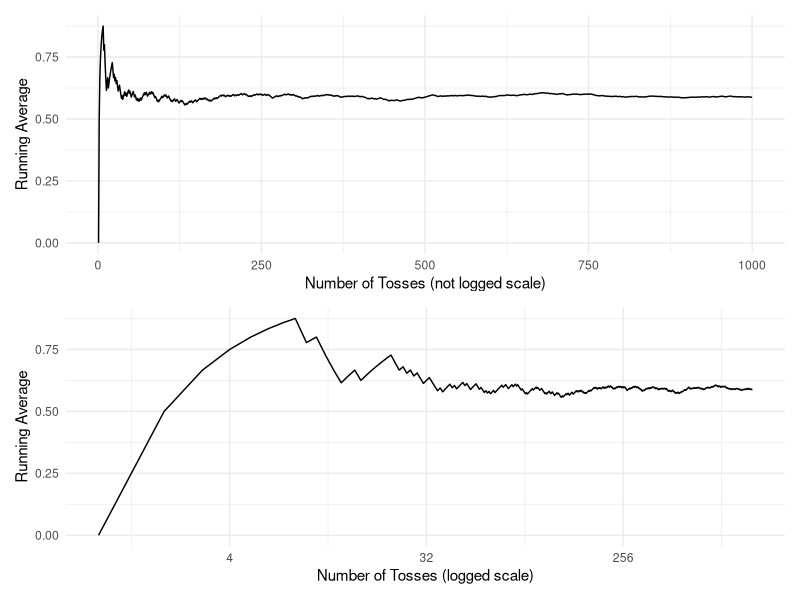
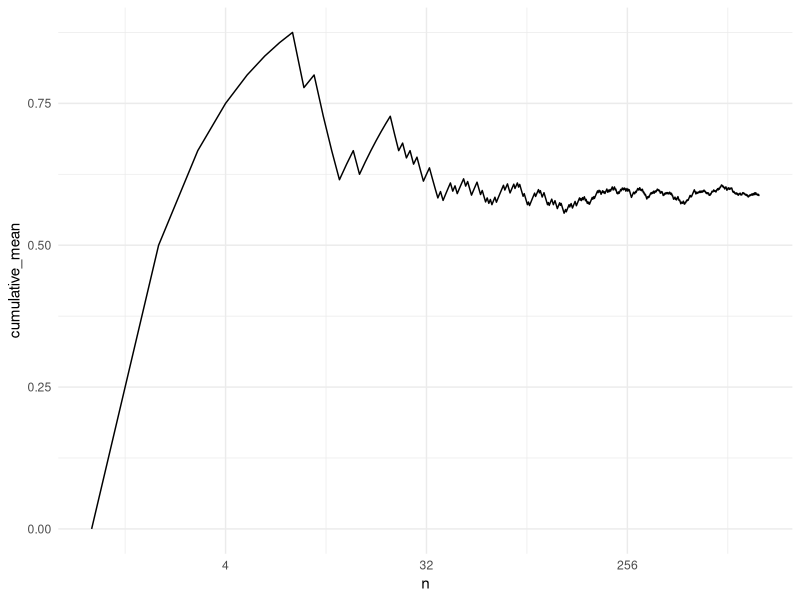
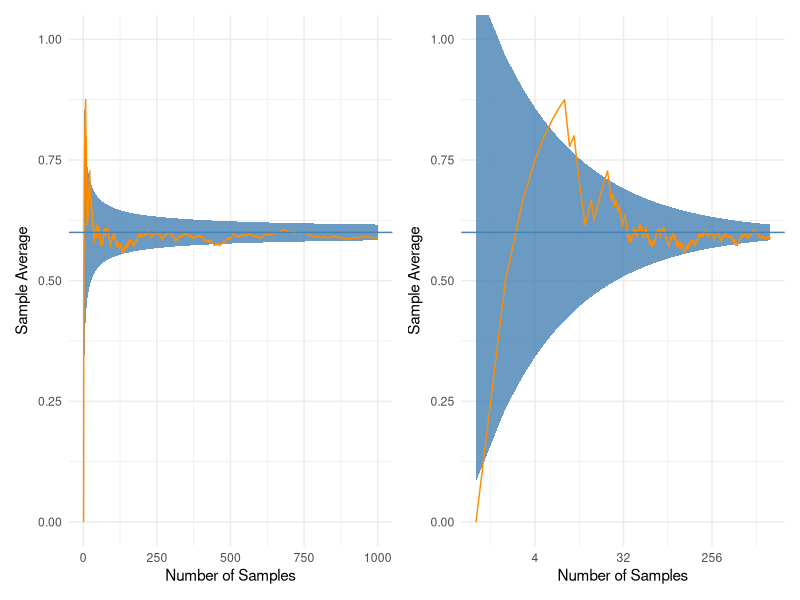

These figures' R source, in order:
## ---- chunk 1
library(dplyr)
library(magrittr)

library(ggplot2)
library(patchwork)
theme_set(theme_minimal())
## ---- chunk 2
toss_coin <- function(times) { 
  rbinom(n = times, size = 1, prob = 0.6)
  }
## ---- chunk 3
toss_coin(1)
## ---- chunk 4
toss_coin(100)
## ---- chunk 5
number_of_rows <- 1000

d <- data.frame(
  n = 1:number_of_rows,
  x = toss_coin(number_of_rows)
)

d <- d %>%  
  mutate(
    cumulative_mean = cummean(x)
  )

plot_not_logged <- d %>%
  ggplot(aes(x = n, y = cumulative_mean)) + 
  geom_line() + 
  labs(
    x = 'Number of Tosses (not logged scale)', 
    y = 'Running Average'
  )

plot_logged <- d %>%
  ggplot(aes(x = n, y = cumulative_mean)) + 
  scale_x_continuous(trans = 'log2') + 
  geom_line() + 
  labs(
    x = 'Number of Tosses (logged scale)', 
    y = 'Running Average'
  )

plot_not_logged / plot_logged
## ---- chunk 6
prob <- 0.9

d <- d %>%  
  mutate(
    epsilon = sqrt(0.24 / (prob * n))
  )
## ---- chunk 7
d %>%  
  ggplot(aes(x = n, y = cumulative_mean)) + 
  scale_x_continuous(trans = 'log2') + 
  geom_line()
## ---- chunk 8
cumulative_mean_not_logged <- d %>%  
  ggplot() + 
  geom_ribbon(
    aes(
      x = n, 
      ymin = .6 - epsilon, 
      ymax = .6 + epsilon), 
    fill = 'steelblue', alpha = 0.8) + 
  geom_line(aes(x = n, y = cumulative_mean), color = 'darkorange') + 
  geom_hline(yintercept = 0.6, color = 'steelblue') + 
  coord_cartesian(ylim = c(0,1)) + 
  labs(
    x = 'Number of Samples', 
    y = expression('Sample Average')) + 
  theme_minimal()

cumulative_mean_log_transformed <- cumulative_mean_not_logged + 
  scale_x_continuous(trans = 'log2')
  
cumulative_mean_not_logged | cumulative_mean_log_transformed  
